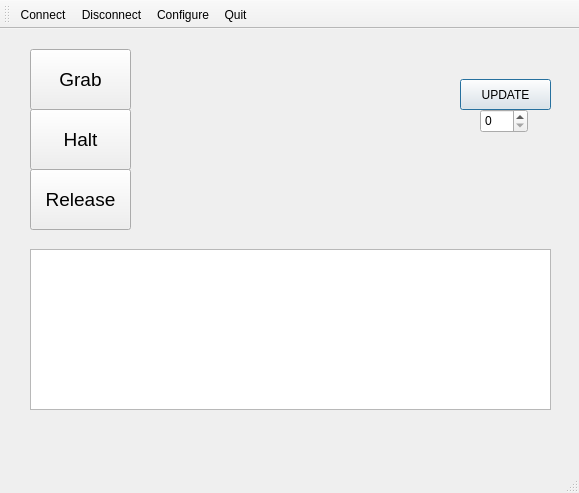
<?xml version="1.0" encoding="UTF-8"?>
<ui version="4.0">
 <class>MainWindow</class>
 <widget class="QMainWindow" name="MainWindow">
  <property name="geometry">
   <rect>
    <x>0</x>
    <y>0</y>
    <width>579</width>
    <height>493</height>
   </rect>
  </property>
  <property name="windowTitle">
   <string>Pump Control GUI</string>
  </property>
  <widget class="QWidget" name="centralWidget">
   <widget class="QPushButton" name="Update">
    <property name="geometry">
     <rect>
      <x>460</x>
      <y>50</y>
      <width>91</width>
      <height>31</height>
     </rect>
    </property>
    <property name="text">
     <string>UPDATE</string>
    </property>
    <property name="checkable">
     <bool>false</bool>
    </property>
    <property name="autoRepeat">
     <bool>false</bool>
    </property>
    <property name="autoExclusive">
     <bool>false</bool>
    </property>
    <property name="autoRepeatDelay">
     <number>10</number>
    </property>
    <property name="autoRepeatInterval">
     <number>1</number>
    </property>
    <property name="autoDefault">
     <bool>true</bool>
    </property>
    <property name="default">
     <bool>true</bool>
    </property>
    <property name="flat">
     <bool>false</bool>
    </property>
   </widget>
   <widget class="QCustomPlot" name="plot" native="true">
    <property name="geometry">
     <rect>
      <x>160</x>
      <y>20</y>
      <width>291</width>
      <height>171</height>
     </rect>
    </property>
    <property name="font">
     <font>
      <pointsize>14</pointsize>
     </font>
    </property>
   </widget>
   <widget class="QSpinBox" name="spinBox_1">
    <property name="geometry">
     <rect>
      <x>480</x>
      <y>80</y>
      <width>48</width>
      <height>24</height>
     </rect>
    </property>
   </widget>
   <widget class="QPushButton" name="pushButton_grab">
    <property name="geometry">
     <rect>
      <x>30</x>
      <y>20</y>
      <width>101</width>
      <height>61</height>
     </rect>
    </property>
    <property name="font">
     <font>
      <pointsize>14</pointsize>
     </font>
    </property>
    <property name="text">
     <string>Grab</string>
    </property>
   </widget>
   <widget class="QPushButton" name="pushButton_stop">
    <property name="geometry">
     <rect>
      <x>30</x>
      <y>80</y>
      <width>101</width>
      <height>61</height>
     </rect>
    </property>
    <property name="font">
     <font>
      <pointsize>14</pointsize>
     </font>
    </property>
    <property name="text">
     <string>Halt</string>
    </property>
   </widget>
   <widget class="QPushButton" name="pushButton_release">
    <property name="geometry">
     <rect>
      <x>30</x>
      <y>140</y>
      <width>101</width>
      <height>61</height>
     </rect>
    </property>
    <property name="font">
     <font>
      <pointsize>14</pointsize>
     </font>
    </property>
    <property name="text">
     <string>Release</string>
    </property>
   </widget>
   <widget class="QTextBrowser" name="textBrowser">
    <property name="geometry">
     <rect>
      <x>30</x>
      <y>220</y>
      <width>521</width>
      <height>161</height>
     </rect>
    </property>
   </widget>
  </widget>
  <widget class="QMenuBar" name="menuBar">
   <property name="geometry">
    <rect>
     <x>0</x>
     <y>0</y>
     <width>579</width>
     <height>20</height>
    </rect>
   </property>
  </widget>
  <widget class="QToolBar" name="mainToolBar">
   <property name="sizePolicy">
    <sizepolicy hsizetype="Preferred" vsizetype="Fixed">
     <horstretch>0</horstretch>
     <verstretch>0</verstretch>
    </sizepolicy>
   </property>
   <attribute name="toolBarArea">
    <enum>TopToolBarArea</enum>
   </attribute>
   <attribute name="toolBarBreak">
    <bool>false</bool>
   </attribute>
   <addaction name="actionConnect"/>
   <addaction name="actionDisconnect"/>
   <addaction name="actionConfigure"/>
   <addaction name="actionQuit"/>
  </widget>
  <widget class="QStatusBar" name="statusBar"/>
  <action name="actionConnect">
   <property name="icon">
    <iconset resource="Pump_GUI.qrc">
     <normaloff>:/images/connect.png</normaloff>:/images/connect.png</iconset>
   </property>
   <property name="text">
    <string>C&amp;onnect</string>
   </property>
   <property name="toolTip">
    <string>Connect to serial port</string>
   </property>
   <property name="shortcut">
    <string>Ctrl+O</string>
   </property>
  </action>
  <action name="actionDisconnect">
   <property name="icon">
    <iconset resource="Pump_GUI.qrc">
     <normaloff>:/images/disconnect.png</normaloff>:/images/disconnect.png</iconset>
   </property>
   <property name="text">
    <string>&amp;Disconnect</string>
   </property>
   <property name="toolTip">
    <string>Disconnect from serial port</string>
   </property>
   <property name="shortcut">
    <string>Ctrl+D</string>
   </property>
  </action>
  <action name="actionConfigure">
   <property name="icon">
    <iconset resource="Pump_GUI.qrc">
     <normaloff>:/images/settings.png</normaloff>:/images/settings.png</iconset>
   </property>
   <property name="text">
    <string>&amp;Configure</string>
   </property>
   <property name="toolTip">
    <string>Configure serial port</string>
   </property>
   <property name="shortcut">
    <string>Ctrl+C</string>
   </property>
  </action>
  <action name="actionQuit">
   <property name="icon">
    <iconset resource="Pump_GUI.qrc">
     <normaloff>:/images/application-exit.png</normaloff>:/images/application-exit.png</iconset>
   </property>
   <property name="text">
    <string>&amp;Quit</string>
   </property>
   <property name="shortcut">
    <string>Ctrl+Q</string>
   </property>
  </action>
 </widget>
 <layoutdefault spacing="6" margin="11"/>
 <customwidgets>
  <customwidget>
   <class>QCustomPlot</class>
   <extends>QWidget</extends>
   <header>qcustomplot.h</header>
   <container>1</container>
  </customwidget>
 </customwidgets>
 <resources>
  <include location="Pump_GUI.qrc"/>
 </resources>
 <connections/>
</ui>
